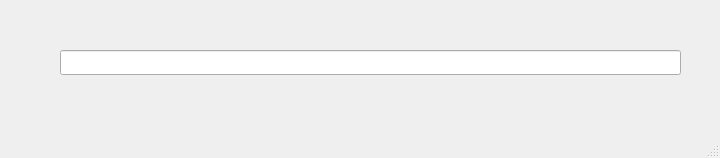
<?xml version="1.0" encoding="UTF-8"?>
<ui version="4.0">
 <class>MainWindow</class>
 <widget class="QMainWindow" name="MainWindow">
  <property name="geometry">
   <rect>
    <x>0</x>
    <y>0</y>
    <width>720</width>
    <height>158</height>
   </rect>
  </property>
  <property name="windowTitle">
   <string>MainWindow</string>
  </property>
  <widget class="QWidget" name="centralwidget">
   <widget class="QLineEdit" name="lineEdit">
    <property name="geometry">
     <rect>
      <x>60</x>
      <y>50</y>
      <width>621</width>
      <height>25</height>
     </rect>
    </property>
   </widget>
  </widget>
  <widget class="QMenuBar" name="menubar">
   <property name="geometry">
    <rect>
     <x>0</x>
     <y>0</y>
     <width>720</width>
     <height>22</height>
    </rect>
   </property>
  </widget>
  <widget class="QStatusBar" name="statusbar"/>
 </widget>
 <resources/>
 <connections/>
</ui>
